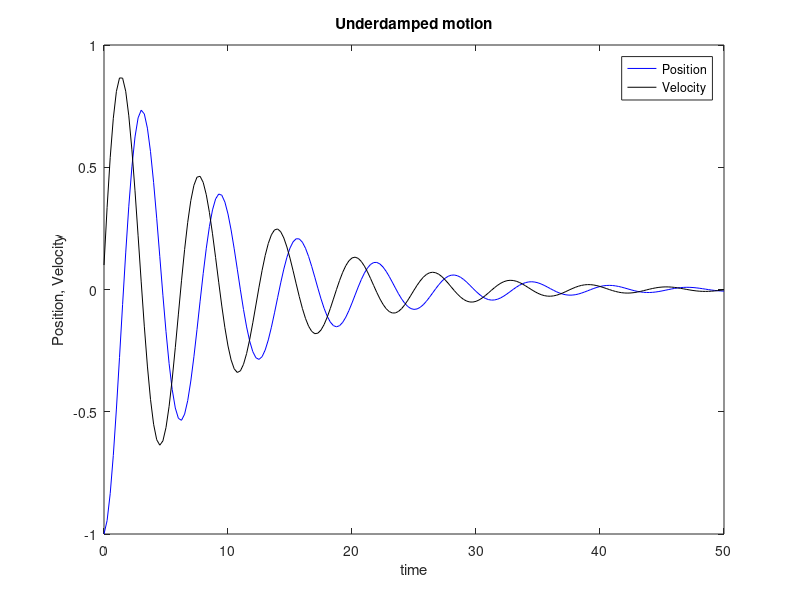
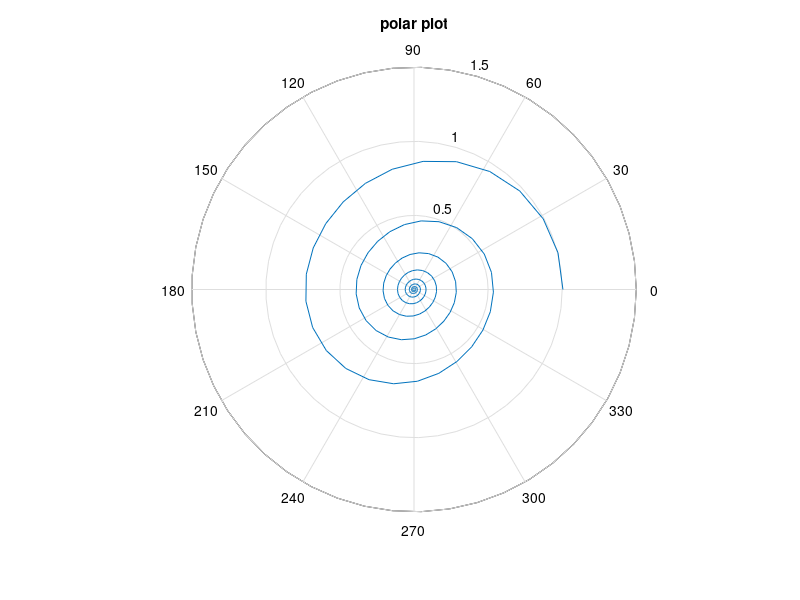

The MATLAB source for these figures, in order:
%Problem 15

B=0.1;
d= pi;
A=1;
w= 1;
tmin=0;
tmax=50;
nt=201;
t=linspace(tmin, tmax, nt);

x= A*exp(-B.*t).*cos(w.*t-d);

dx= -A.*exp(-B.*t).*(B.*cos(w.*t-d) + w.*sin(w.*t-d));

theta = w.*t;
rho = sqrt((x.^2)+(dx.^2));

figure;
plot(t, x, 'b-', 'DisplayName', 'Position')
hold on;

plot(t, dx, 'k-', 'DisplayName', 'Velocity')
hold on;

xlabel ("time");
ylabel ("Position, Velocity");
title("Underdamped motion");
legend('show');
hold off;

figure;
polar (theta, rho);
title ("polar plot");

%Answer to question:
%The system crosses x=0 14 times. I counted the times by modifyng my time
%interval and plotting a raw 0.01 line. I used the the graph similar to 3-10c.
%Due to Octave not being able to zoom in and out as I want I had to use that
%method. However, amplitude represents the circle in the polar graph.
%One can count the times that the function crosses the x axis while zooming
%in until it reaches the circle labeled 0.01. With my method, I had to plot a
%line and zoom at different rates. The polar graph is better if one can zoom in
%and out as much as needed.

